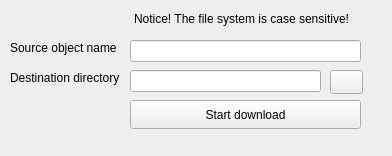
<?xml version="1.0" encoding="UTF-8"?>
<ui version="4.0">
 <class>download_from_window</class>
 <widget class="QMainWindow" name="download_from_window">
  <property name="geometry">
   <rect>
    <x>0</x>
    <y>0</y>
    <width>392</width>
    <height>156</height>
   </rect>
  </property>
  <property name="windowTitle">
   <string>Download from iAS12g</string>
  </property>
  <property name="windowIcon">
   <iconset resource="resource.qrc">
    <normaloff>:/icons/icons/MGrep.ico</normaloff>:/icons/icons/MGrep.ico</iconset>
  </property>
  <widget class="QWidget" name="centralwidget">
   <property name="sizePolicy">
    <sizepolicy hsizetype="Expanding" vsizetype="Expanding">
     <horstretch>0</horstretch>
     <verstretch>0</verstretch>
    </sizepolicy>
   </property>
   <widget class="QLineEdit" name="e_destination_dir">
    <property name="geometry">
     <rect>
      <x>130</x>
      <y>70</y>
      <width>191</width>
      <height>22</height>
     </rect>
    </property>
   </widget>
   <widget class="QLineEdit" name="e_source">
    <property name="geometry">
     <rect>
      <x>130</x>
      <y>40</y>
      <width>231</width>
      <height>22</height>
     </rect>
    </property>
   </widget>
   <widget class="QLabel" name="l_label9">
    <property name="geometry">
     <rect>
      <x>10</x>
      <y>70</y>
      <width>117</width>
      <height>16</height>
     </rect>
    </property>
    <property name="text">
     <string>Destination directory</string>
    </property>
    <property name="buddy">
     <cstring>e_destination_dir</cstring>
    </property>
   </widget>
   <widget class="QLabel" name="l_label2">
    <property name="geometry">
     <rect>
      <x>10</x>
      <y>40</y>
      <width>115</width>
      <height>16</height>
     </rect>
    </property>
    <property name="text">
     <string>Source object name</string>
    </property>
    <property name="buddy">
     <cstring>e_source</cstring>
    </property>
   </widget>
   <widget class="QPushButton" name="b_destination_dir">
    <property name="geometry">
     <rect>
      <x>330</x>
      <y>70</y>
      <width>33</width>
      <height>24</height>
     </rect>
    </property>
    <property name="text">
     <string/>
    </property>
    <property name="icon">
     <iconset resource="resource.qrc">
      <normaloff>:/icons/icons/folder.gif</normaloff>:/icons/icons/folder.gif</iconset>
    </property>
   </widget>
   <widget class="QPushButton" name="b_start_download">
    <property name="geometry">
     <rect>
      <x>130</x>
      <y>100</y>
      <width>231</width>
      <height>29</height>
     </rect>
    </property>
    <property name="text">
     <string>Start download</string>
    </property>
    <property name="icon">
     <iconset resource="resource.qrc">
      <normaloff>:/icons/icons/go.gif</normaloff>:/icons/icons/go.gif</iconset>
    </property>
   </widget>
   <widget class="QLabel" name="label">
    <property name="geometry">
     <rect>
      <x>134</x>
      <y>11</y>
      <width>230</width>
      <height>16</height>
     </rect>
    </property>
    <property name="text">
     <string>Notice! The file system is case sensitive!</string>
    </property>
    <property name="buddy">
     <cstring>e_source</cstring>
    </property>
   </widget>
  </widget>
 </widget>
 <tabstops>
  <tabstop>e_source</tabstop>
  <tabstop>e_destination_dir</tabstop>
  <tabstop>b_destination_dir</tabstop>
  <tabstop>b_start_download</tabstop>
 </tabstops>
 <resources>
  <include location="resource.qrc"/>
 </resources>
 <connections>
  <connection>
   <sender>b_destination_dir</sender>
   <signal>clicked()</signal>
   <receiver>download_from_window</receiver>
   <slot>slot_b_destination_dir()</slot>
   <hints>
    <hint type="sourcelabel">
     <x>424</x>
     <y>49</y>
    </hint>
    <hint type="destinationlabel">
     <x>417</x>
     <y>78</y>
    </hint>
   </hints>
  </connection>
  <connection>
   <sender>b_start_download</sender>
   <signal>clicked()</signal>
   <receiver>download_from_window</receiver>
   <slot>slot_b_start_download()</slot>
   <hints>
    <hint type="sourcelabel">
     <x>168</x>
     <y>94</y>
    </hint>
    <hint type="destinationlabel">
     <x>80</x>
     <y>85</y>
    </hint>
   </hints>
  </connection>
 </connections>
 <slots>
  <slot>slot_b_destination_dir()</slot>
  <slot>slot_b_start_download()</slot>
 </slots>
</ui>
